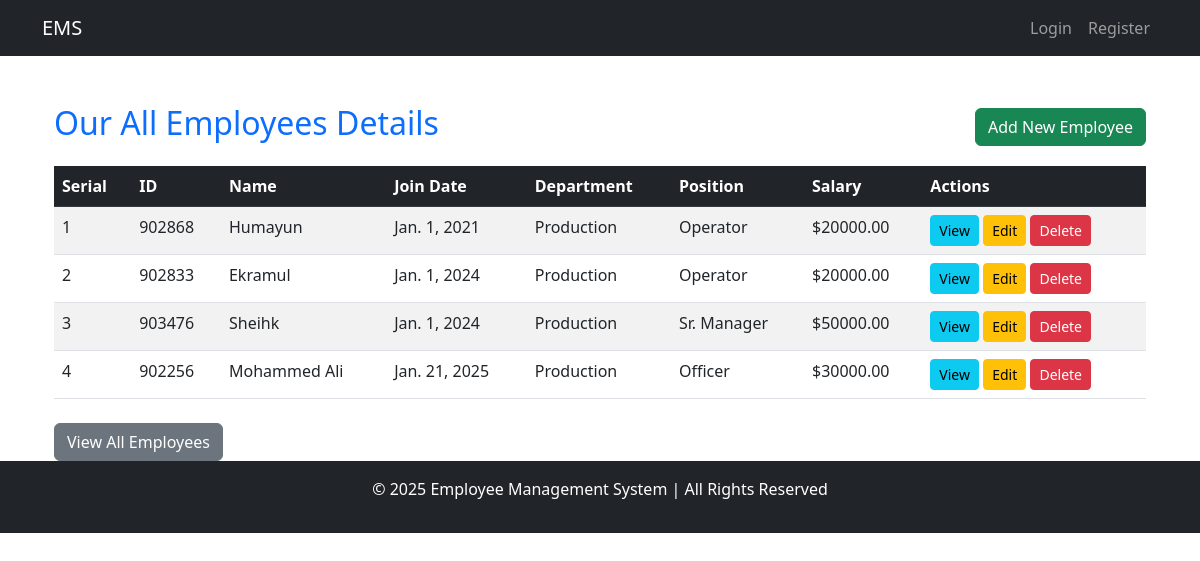
/employees/, run on the app's committed database.
### employees/models.py (models this page shows, shortened)
class Employee(models.Model):
    user = models.OneToOneField(User, on_delete=models.CASCADE, null=True, blank=True)
    employee_id = models.CharField(max_length=20)
    name = models.CharField(max_length=255)
    join_date = models.DateField()
    date_of_birth = models.DateField()
    floor = models.ForeignKey(Floor, on_delete=models.SET_NULL, null=True)
    department = models.ForeignKey(Department, on_delete=models.SET_NULL, null=True)
    position = models.ForeignKey(Position, on_delete=models.SET_NULL, null=True)
    salary = models.ForeignKey(Salary, on_delete=models.SET_NULL, null=True)

class Department(models.Model):
    name = models.CharField(max_length=100, unique=True)
    description = models.TextField(blank=True, null=True)
    def __str__(self):
        return self.name

class Position(models.Model):
    title = models.CharField(max_length=100, unique=True)
    def __str__(self):
        return self.title

class Salary(models.Model):
    GRADE_CHOICES = [
        ('A', 'Grade A'),
        ('B', 'Grade B'),
        ('C', 'Grade C'),
        ('D', 'Grade D'),
    ]
    grade = models.CharField(max_length=1, choices=GRADE_CHOICES, unique=True)
    amount = models.DecimalField(max_digits=10, decimal_places=2)

### employees/views.py (the view)
# urls.py: path("employees/", views.employee_view, name="employee_view"),
def employee_view(request):
    employees = Employee.objects.all()
    return render(request, 'employees/list.html', {'employees': employees})

### employees/templates/employees/list.html (shortened to what this page needs)
{% extends "base.html" %}
{% block content %}
<div class="container mt-4">
    <div class="d-flex justify-content-between align-items-center mb-3">
        <h2 class="text-primary">Our All Employees Details</h2>
        <a href="{% url 'employee_add' %}" class="btn btn-success">Add New Employee</a>
    </div>
    {% if employees %}
        <table class="table table-striped table-hover">
            <thead class="table-dark">
                <tr>
                    <th>Serial</th>
                    <th>ID</th>
                    <th>Name</th>
                    <th>Join Date</th>
                    <th>Department</th>
                    <th>Position</th>
                    <th>Salary</th>
                    <th>Actions</th>
                </tr>
            </thead>
            <tbody>
                {% for employee in employees %}
                <tr>
                    <td>{{ forloop.counter }}</td>
                    <td>{{ employee.employee_id }}</td>
                    <td>{{ employee.name }}</td>
                    <td>{{ employee.join_date }}</td>
                    <td>{{ employee.department }}</td>
                    <td>{{ employee.position }}</td>
                    <td>${{ employee.salary.amount }}</td>
                    <td>
                        <a href="{% url 'employee_detail' employee.id %}" class="btn btn-info btn-sm">View</a>
                        <a href="{% url 'employee_edit' employee.id %}" class="btn btn-warning btn-sm">Edit</a>
                        <a href="{% url 'employee_delete' employee.id %}" class="btn btn-danger btn-sm">Delete</a>
                    </td>
                </tr>
                {% endfor %}
            </tbody>
        </table>
    {% else %}
        <div class="alert alert-warning">No employees found.</div>
    {% endif %}
    <div class="mt-4">
        <a href="{% url 'employees' %}" class="btn btn-secondary">View All Employees</a>
    </div>
</div>
{% endblock %}

### templates/base.html (style rules this page uses)
html, body { height: 100%; margin: 0; }
body { display: flex; flex-direction: column; }

### data on the page
Employee: employee_id "902868", name "Humayun", join_date "Jan. 1, 2021", department "Production", position "Operator", salary.amount "20000.00"
Employee: employee_id "902833", name "Ekramul", join_date "Jan. 1, 2024", department "Production", position "Operator", salary.amount "20000.00"
Employee: employee_id "903476", name "Sheihk", join_date "Jan. 1, 2024", department "Production", position "Sr. Manager", salary.amount "50000.00"
Employee: employee_id "902256", name "Mohammed Ali", join_date "Jan. 21, 2025", department "Production", position "Officer", salary.amount "30000.00"
